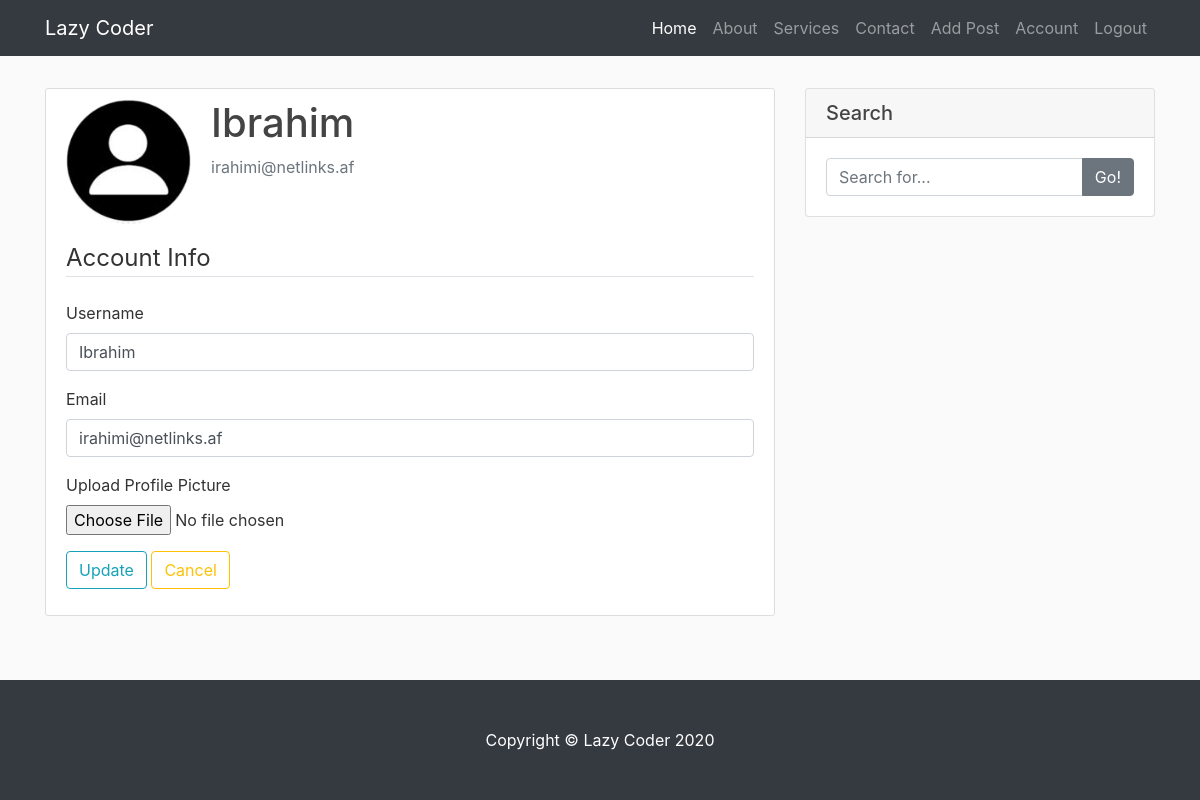
Page /account (signed in) on the earlier database version.
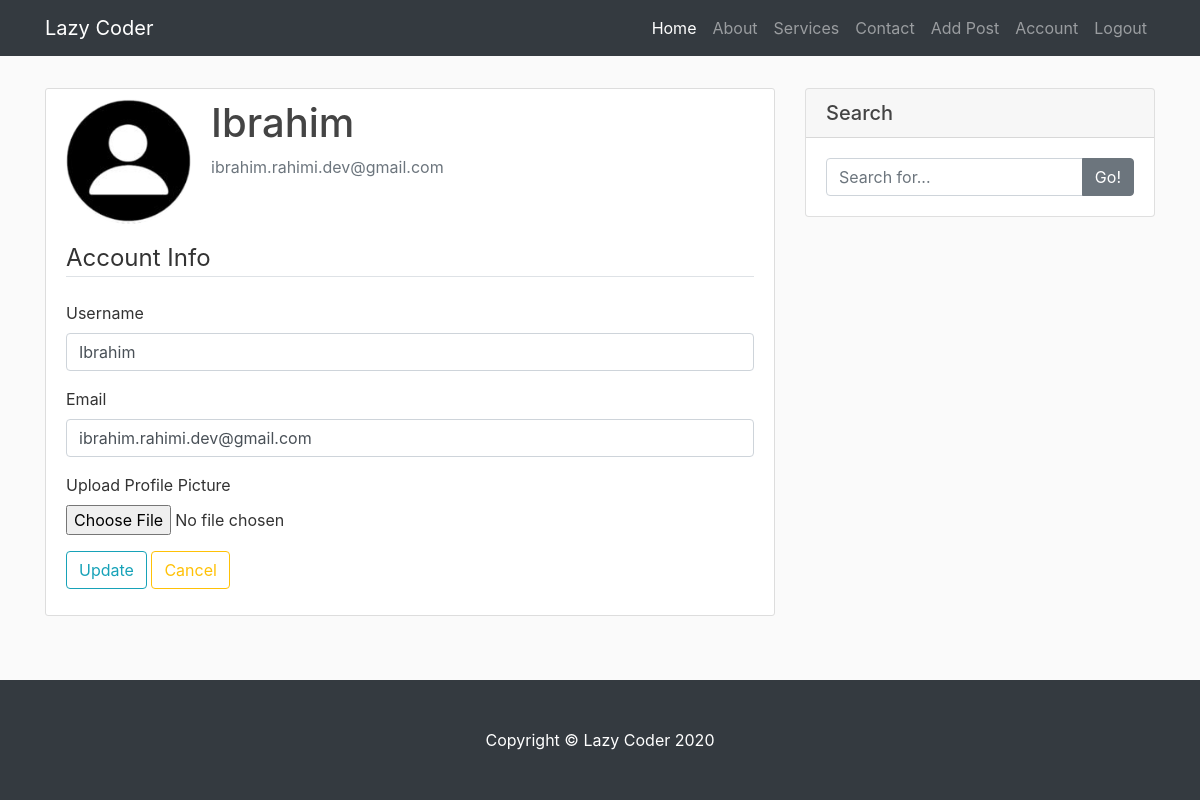
Same page on the later database version.
### blog/models.py (models this page shows, shortened)
class User(db.Model, UserMixin):
    id = db.Column(db.Integer, primary_key=True)
    username = db.Column(db.String(255), unique=True, nullable=False)
    email = db.Column(db.String(255), unique=True, nullable=False)
    image_file = db.Column(db.String(20), nullable=False, default='default.jpg')
    password = db.Column(db.String(60), nullable = False)
    posts = db.relationship('Post', backref='author', lazy=True)

### blog/user/routes.py (the view)
@user.route('/account', methods=['GET', 'POST'])
@login_required
def account():
    form = UpdateAccountForm()
    if form.validate_on_submit():
        if form.profile.data:
            profile_image = save_image(form.profile.data)
            current_user.image_file = profile_image
        current_user.username = form.username.data
        current_user.email = form.email.data
        db.session.commit()
        flash('Your account has been updated successfully!', 'success')
        return redirect(url_for('user.account'))
    elif request.method == 'GET':
        form.username.data = current_user.username
        form.email.data = current_user.email
    profile_image = url_for('static', filename='profiles/' + current_user.image_file)
    return render_template('account.html', title="Account", profile_image=profile_image, form=form)

### blog/user/forms.py (shortened to what this page needs)
class UpdateAccountForm(FlaskForm):
    username = StringField('Username', validators=[DataRequired(), Length(min=4, max=30)])
    email = StringField('Email', validators=[DataRequired(), Email()])
    profile = FileField('Upload Profile Picture', validators=[FileAllowed(['jpg', 'png', 'jpeg'])])
    submit = SubmitField('Update')
    cancel = SubmitField('Cancel')

### blog/models.py (called while the page is built)
@login_manager.user_loader
def load_user(user_id):
    return User.query.get(user_id)

### blog/templates/account.html (shortened to what this page needs)
{% extends "layout.html" %}
{% block content %}
    <div class="content-section">
        <div class="media">
            <img src="{{ profile_image }}" alt="" class="rounded-circle account-img">
            <div class="media-body">
                <h2 class="account-heading">{{ current_user.username }}</h2>
                <p class="text-secondary">{{ current_user.email }}</p>
            </div>
        </div>
        <form method="POST" action="" enctype="multipart/form-data">
			<legend class="border-bottom mb-4">Account Info</legend>
			<fieldset>
				<div class="form-group">
					{{ form.username.label(class="form-control-label") }}
					{% if form.username.errors %}
						{{ form.username(class="form-control form-controll-lg is-invalid")}}
						<div class="invalid-feedback">
							{% for error in form.username.errors %}
								<span>{{ error }}</span>
							{% endfor %}
						</div>
					{% else %}
						{{ form.username(class="form-control") }}
					{% endif %}
				</div>
				<div class="form-group">
					{{ form.email.label(class="form-control-label") }}
					{% if form.email.errors %}
						{{ form.email(class="form-control  is-invalid")}}
						<div class="invalid-feedback">
							{% for error in form.email.errors %}
								<span>{{ error }}</span>
							{% endfor %}
						</div>
					{% else %}
						{{ form.email(class="form-control") }}
					{% endif %}
                </div>
                <div class="form-group">
                    {{ form.profile.label() }}
                    {{ form.profile(class="form-control-file form-controll-lg") }}
                </div>
			</fieldset>
			<div class="form-group">
				{{ form.submit(class="btn btn-outline-info") }}
				{{ form.cancel(class="btn btn-outline-warning")}}
			</div>
		</form>
    </div>
{% endblock content %}
{% block sidebar %}
    <div class="card my-2">
        <h5 class="card-header">Search</h5>
        <div class="card-body">
            <div class="input-group">
                <input type="text" class="form-control" placeholder="Search for...">
                <span class="input-group-append">
                <button class="btn btn-secondary" type="button">Go!</button>
                </span>
            </div>
        </div>
    </div>
{% endblock sidebar %}

Differences in the rows shown:
changed User "Ibrahim": email "irahimi@netlinks.af" → "ibrahim.rahimi.dev@gmail.com"
